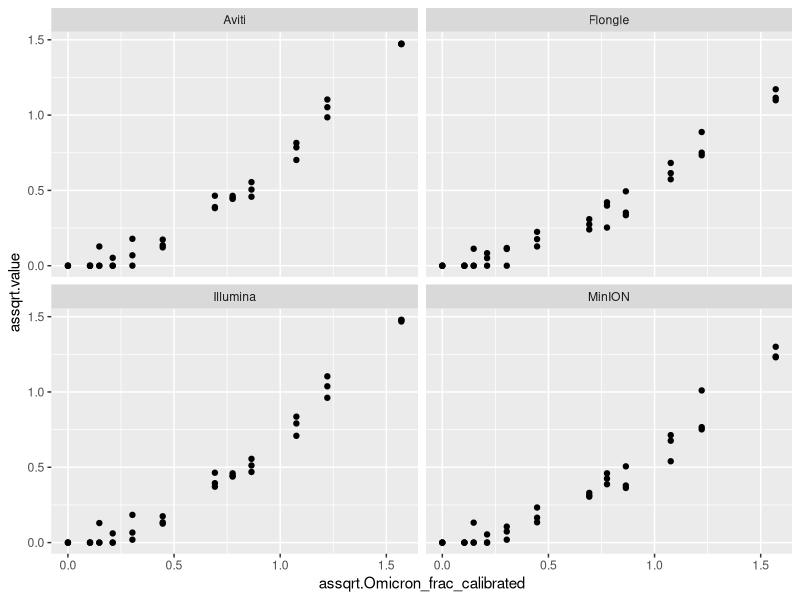
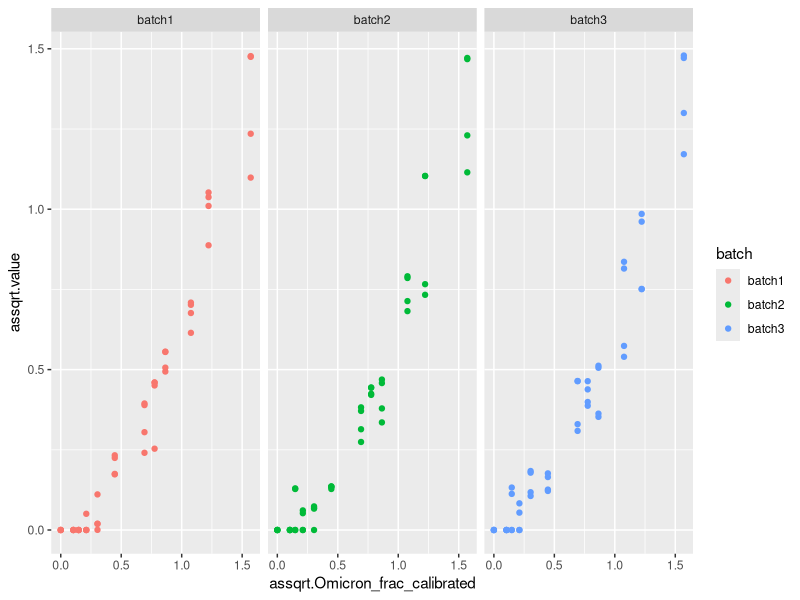
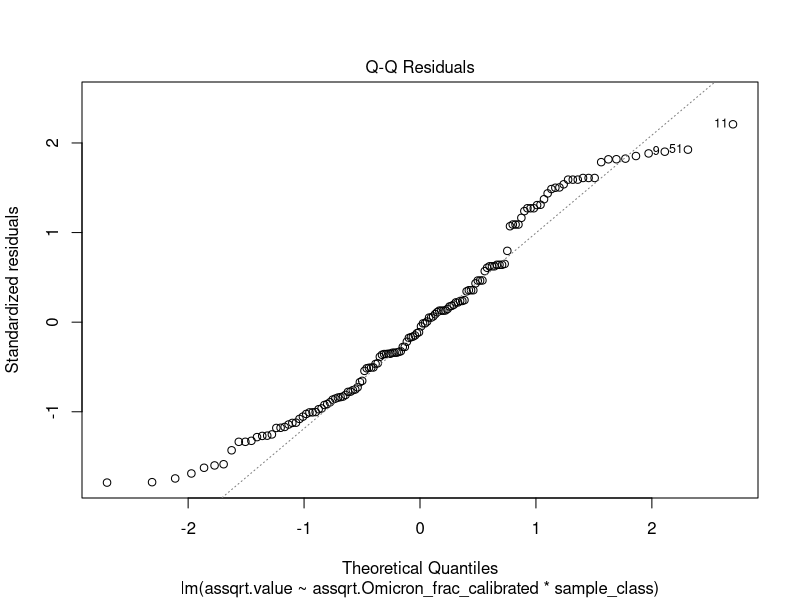
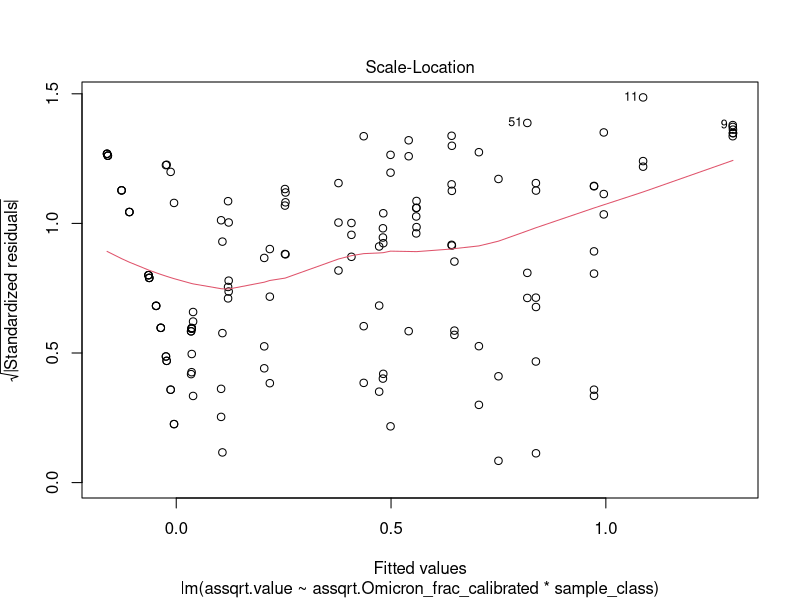
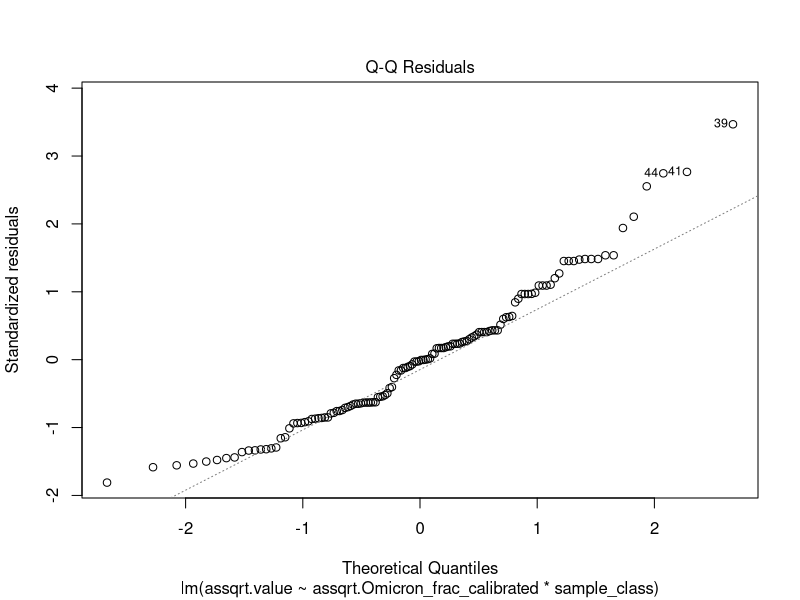
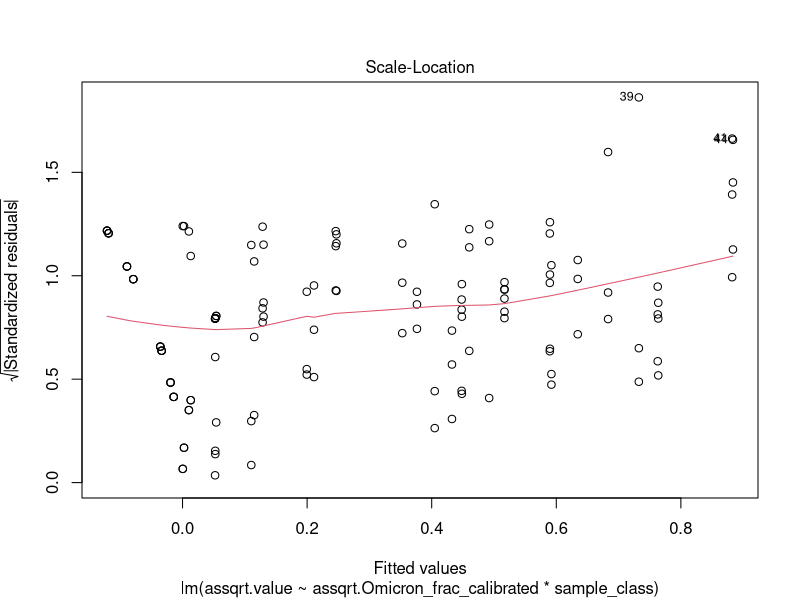
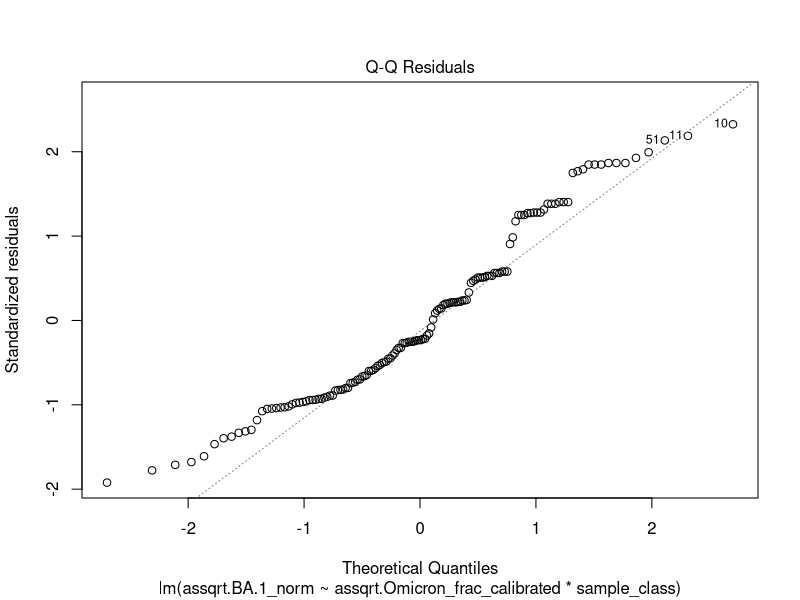
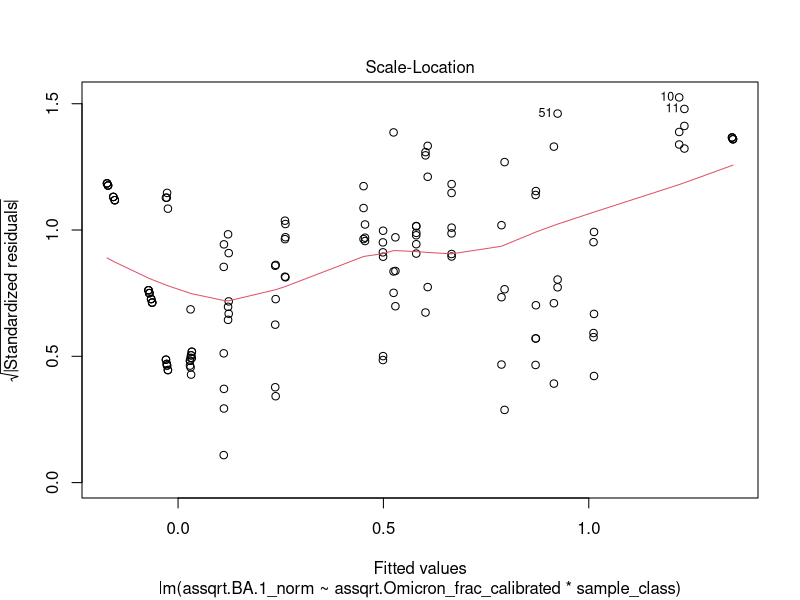

Write R code to recreate these figures, in order.
## ---- chunk 1
library(tidyverse)
library(boot)
library(lmtest)
library(sandwich)
## ---- chunk 2
df_raw  <- read_csv('df_regression.csv')
## ---- chunk 3
df <- df_raw %>% 
mutate(assqrt.value = asin(sqrt(value)),
       assqrt.Omicron_frac_calibrated = asin(sqrt(Omicron_frac_calibrated)))
## ---- chunk 4
options(repr.plot.width=8, repr.plot.height=8)
df %>% 
filter(variable == 'BA.1') %>% 
  ggplot() + 
  geom_point(aes(
    y=assqrt.value,
    x=assqrt.Omicron_frac_calibrated
  ))+ 
facet_wrap(~sample_class)
## ---- chunk 5
options(repr.plot.width=15, repr.plot.height=8)
df %>% 
filter(variable == 'BA.1') %>% 
  ggplot() + 
  geom_point(aes(
    y=assqrt.value,
    x=assqrt.Omicron_frac_calibrated,
    color=batch
  )) +
facet_wrap(~batch)
## ---- chunk 6
options(repr.plot.width = 8, repr.plot.height = 8, repr.plot.res = 100)

# df$sample_class  <- factor(df$sample_class, 
#                               levels=c('MinION','Illumina','Aviti','Flongle'))

#Changing base level
df$sample_class  <- factor(df$sample_class, 
                              levels=c('MinION','Illumina','Flongle','Aviti'))


lm <- df %>% 
filter(variable == 'BA.1') %>% 
lm(assqrt.value ~ assqrt.Omicron_frac_calibrated * sample_class, .)

plot(lm, which = 2)
plot(lm, which = 3)
## ---- chunk 7
options(repr.plot.width = 8, repr.plot.height = 8, repr.plot.res = 100)

# df$sample_class  <- factor(df$sample_class, 
#                               levels=c('MinION','Illumina','Aviti','Flongle'))

#Changing base level
df$sample_class  <- factor(df$sample_class, 
                              levels=c('Illumina','Aviti','MinION','Flongle'))



lm_filt <- df %>% 
filter(variable == 'BA.1') %>% 
filter(Omicron_frac_calibrated < 1) %>%
lm(assqrt.value ~ assqrt.Omicron_frac_calibrated * sample_class, .)

plot(lm_filt, which = 2)
plot(lm_filt, which = 3)
## ---- chunk 8
bptest(lm_filt)
## ---- chunk 9
summary(lm)
summary(lm_filt)
## ---- chunk 10
coeftest(lm, vcov = vcovHC(lm, type = "HC1")) #H1 has df-correction
## ---- chunk 11
df_norm <- df %>% 
pivot_wider(id_cols = c(location,sample,sample_class,Omicron_frac_calibrated), 
            names_from = variable,
            values_from = value ) %>% 
mutate(BA.1_norm = BA.1/(BA.1 + B.1.617.2),
       B.1.617.2_norm = B.1.617.2/(BA.1 + B.1.617.2),
       assqrt.BA.1_norm = asin(sqrt(BA.1_norm)),
       assqrt.B.1.617.2_norm = asin(sqrt(B.1.617.2_norm)),
       assqrt.Omicron_frac_calibrated = asin(sqrt(Omicron_frac_calibrated))
      )
## ---- chunk 12
lm_norm <- df_norm %>%
lm(assqrt.BA.1_norm ~ assqrt.Omicron_frac_calibrated * sample_class, .)

plot(lm_norm, which = 2)
plot(lm_norm, which = 3)

lm_norm_filt <- df_norm %>%
filter(Omicron_frac_calibrated < 1) %>%
lm(assqrt.BA.1_norm ~ assqrt.Omicron_frac_calibrated * sample_class, .)

plot(lm_norm_filt, which = 2)
plot(lm_norm_filt, which = 3)
## ---- chunk 13
bptest(lm_norm)
bptest(lm_norm_filt)
## ---- chunk 14
summary(lm_norm)
# summary(lm_norm_filt)
## ---- chunk 15
coeftest(lm_norm, vcov = vcovHC(lm_norm, type = "HC1")) #H1 has df-correction
## ---- chunk 16
df_time  <- read_csv('df_deconvs_byTime.csv')
df_truth  <- read_csv('df_groundTruth.csv')
## ---- chunk 17
batch_dic <- list(
  illumina_31441 = 'batch1',
  flongle_31583 = 'batch1',
  minION_31442 = 'batch1',
  illumina_31519 = 'batch2',
  flongle_31584 = 'batch2',
  minION_31520 = 'batch2',
  illumina_31581 = 'batch3',
  flongle_31585 = 'batch3',
  minION_31582 = 'batch3',
  aviti_31441 = 'batch1',
  aviti_31519 = 'batch2',
  aviti_31581 = 'batch3'
)

df_time <- df_time %>%
  mutate(batch = as.character(batch_dic[sample]))
## ---- chunk 18
df_plot  <- df_time  %>% 
filter(variable == 'BA.1') %>% 
left_join(df_truth, by = 'location')


df_plot$time  <- factor(df_plot$time, 
                              levels=c('15h','10h','5h'))
df_plot  <- df_plot  %>% 
mutate(sample_class = str_to_sentence(sample_class) %>% 
      str_replace("Minion", "MinION"),
      assqrt.value = asin(sqrt(value)),
       assqrt.Omicron_frac_calibrated = asin(sqrt(Omicron_frac_calibrated)))
## ---- chunk 19
#sub-sampled data
x  <- df_plot[c('variable','value_h','time','sample_class','assqrt.Omicron_frac_calibrated','batch')] %>% 
rename(value = value_h)
x <- x  %>% 
mutate(assqrt.value = asin(sqrt(value))) %>% 
select(!(value))

#full data
y  <- df[c('variable','assqrt.value','sample_class','assqrt.Omicron_frac_calibrated','batch')]  %>% 
filter(sample_class != 'Illumina')%>% 
filter(sample_class != 'Aviti')%>% 
filter(variable == 'BA.1') 
y$time  <- 'max h'

df_plot_all  <- rbind(x,y)
df_plot_all$time  <- factor(df_plot_all$time, 
                              levels=c('5h','10h','15h','max h'))
df_plot_all$sample_class  <- factor(df_plot_all$sample_class, 
                              levels=c('MinION','Flongle'))

## ---- chunk 20
options(repr.plot.width = 8, repr.plot.height = 8, repr.plot.res = 100)

lm_time <- df_plot_all %>% 
lm(assqrt.value ~ assqrt.Omicron_frac_calibrated + sample_class * time, .)

plot(lm_time, which = 2)
plot(lm_time, which = 3)
## ---- chunk 21
bptest(lm_time)
## ---- chunk 22
summary(lm_time)
## ---- chunk 23
coeftest(lm_time, vcov = vcovHC(lm_time, type = "HC1")) #H1 has df-correction
## ---- chunk 24
df_flongle  <- df
df_flongle$sample_class  <- factor(df_flongle$sample_class, 
                              levels=c('Flongle','Illumina','MinION','Aviti'))
lm_flongle <- df_flongle %>% 
filter(variable == 'BA.1') %>% 
lm(assqrt.value ~ assqrt.Omicron_frac_calibrated * sample_class, .)

summary(lm_flongle)
coeftest(lm_flongle, vcov = vcovHC(lm_flongle, type = "HC1"))
## ---- chunk 25
#Changing base level

df_norm_flongle  <-  df_norm
df_norm_flongle$sample_class  <- factor(df_norm_flongle$sample_class, 
                              levels=c('Flongle','Illumina','MinION','Aviti'))



lm_norm_flongle <- df_norm_flongle %>%
lm(assqrt.BA.1_norm ~ assqrt.Omicron_frac_calibrated * sample_class, .)

summary(lm_norm_flongle)
coeftest(lm_norm_flongle, vcov = vcovHC(lm_norm_flongle, type = "HC1"))
## ---- chunk 26
df_plot  <- df %>% 
filter(variable == 'BA.1') %>% 
mutate(lm_model = predict(lm, .)) %>% 
mutate(lm_norm_model = predict(lm_norm, .))
## ---- chunk 27
options(repr.plot.width = 21, repr.plot.height = 7, repr.plot.res = 100)

df_plot %>% 
ggplot() + 
  geom_point(aes(
    x=assqrt.Omicron_frac_calibrated,
    y=assqrt.value,
    colour = batch),
    show.legend = TRUE) + 
scale_x_continuous(
    name = "arcsine(√Expected BA.1 abundance)"
    ) + 
scale_color_manual(values=c("#8c8c8c", "#ffc425", "#d11141"),
                  labels=c("Batch 1","Batch 2","Batch 3"))+
# scale_y_continuous(
#     name = "arcsine(√Estimated BA.1 abundance)"
#     )+
ylab(expression(atop("arcsine", paste("(√Estimated BA.1 abundance)"))))+
geom_line(aes(assqrt.Omicron_frac_calibrated, lm_model),
         colour = '#0FB859',
         size=1,
         alpha = 0.8)+
theme_bw()+
theme(text = element_text(size = 26),
     strip.text = element_text(size=28),
     axis.title = element_text(size = 29),
     axis.text = element_text(size = 26),
     plot.margin = margin(1, 1, 1.5, 1, "cm"),
     legend.title=element_blank(),
     legend.position="top",
     legend.text = element_text(size=26)) +
facet_grid(~ factor(sample_class,c("Illumina","Aviti", "MinION", "Flongle")),scales = "free")
#ggsave('../../PublicationFigures_final/SpikeINArcsine.png',width = 21, height = 7)

## ---- chunk 28
options(repr.plot.width = 21, repr.plot.height = 7, repr.plot.res = 100)


df_plot %>% 
ggplot() + 
  geom_point(aes(
    x=assqrt.Omicron_frac_calibrated,
    y=assqrt.value,
    colour = batch
    ),
    show.legend = TRUE
            ) + 
scale_x_continuous(
    name = "arcsine(√Expected BA.1 abundance)",
    ) + 
scale_color_manual(values=c("#8c8c8c", "#ffc425", "#d11141"),
                  labels=c("Batch 1","Batch 2","Batch 3"))+

# scale_y_continuous(
#     name = "arcsine(√Estimated BA.1 abundance)",
#     )+
ylab(expression(atop("arcsine", paste("(√Estimated BA.1 abundance)"))))+
geom_line(aes(assqrt.Omicron_frac_calibrated, lm_norm_model),
         colour = '#0FB859',
         size=1,
         alpha = 0.8)+
theme_bw()+
theme(text = element_text(size = 26),
     strip.text = element_text(size=28),
     axis.title = element_text(size = 29),
     axis.text = element_text(size = 26),
     plot.margin = margin(1, 1, 1.5, 1, "cm"),
     legend.title=element_blank(),
     legend.position="top",
     legend.text = element_text(size=26)) +
facet_grid(~ factor(sample_class,c("Illumina","Aviti", "MinION", "Flongle")),scales = "free")
## ---- chunk 29
df_plot_time  <- df_plot_all%>% 
filter(variable == 'BA.1') %>% 
mutate(lm_time_model = predict(lm_time, .)) 
## ---- chunk 30
options(repr.plot.width = 18, repr.plot.height = 8, repr.plot.res = 100)

df_plot_time %>% 
ggplot() + 
  geom_point(aes(
    x=assqrt.Omicron_frac_calibrated,
    y=assqrt.value,
    color = batch
    ),
    show.legend = TRUE
            ) + 
scale_x_continuous(
    name = "arcsine(√Expected BA.1 abundance)",
    ) + 
scale_color_manual(values=c("#8c8c8c", "#ffc425", "#d11141"),
                  labels=c("Batch 1","Batch 2","Batch 3"))+
ylab(expression(atop("arcsine", paste("(√Estimated BA.1 abundance)"))))+
geom_line(aes(assqrt.Omicron_frac_calibrated, lm_time_model),
         colour = '#0FB859',
         size=1.5,
         alpha = 0.7)+
theme_bw()+
theme(text = element_text(size = 22),
     strip.text = element_text(size=30),
     axis.title = element_text(size = 30),
     axis.text = element_text(size = 26),
     legend.title=element_blank(),
     legend.position="top",
     legend.text = element_text(size=24)) +
facet_grid(factor(sample_class,
                  levels=c('MinION','Flongle')) ~ 
           factor(time,levels=c('5h','10h','15h','max h')))

## ---- chunk 31
sessionInfo()
